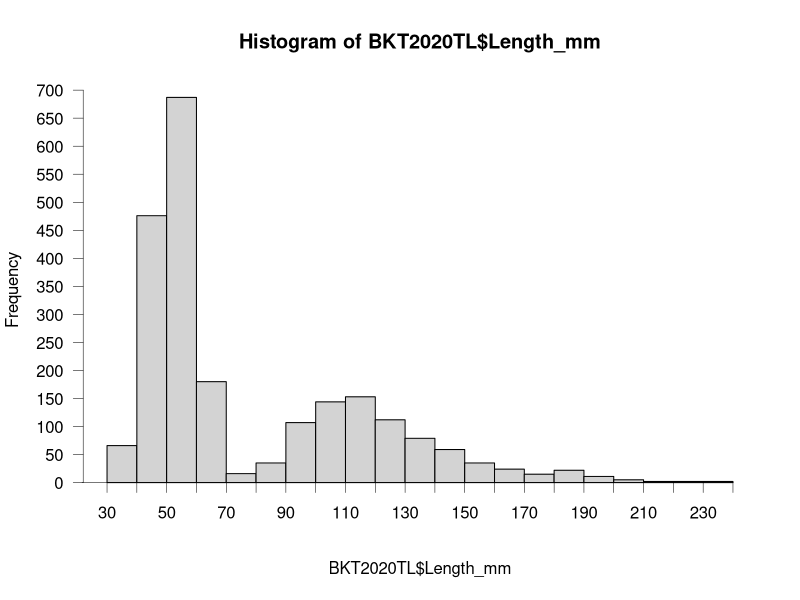

Write R code to recreate this figure.
#Long-term (LT) Loyalsock (L) Surveys
#Creating Response variables
#Created by Sara Ashcraft 2/18/2024
#Modified by Sara Ashcraft 2/19/2024

#Load Library
library(tidyverse)

#Set working Directory
setwd("C:/GitHub/johnson_capstone/spring")


#Load data - all LTL only
#Sites with background data
SitesLoyalU<-read_csv("SitesLoyalU.csv")
SitesLoyalU
#Events with dates
EventsLoyal<-read_csv("EventsLoyal.csv",
                      col_types = cols(
                        SiteCode = col_character(),
                        EventCode = col_character(),
                        Date = col_date(format = "%m/%d/%Y")
                      ))
EventsLoyal
#Fish Survey to create site area
FishSurLoy<-read_csv("FishSurLoy.csv")
FishSurLoy
#Brook Trout records to create count/event,biomass/event length freq histo for 2020 data, Adult/YOY ratio
BKTRecLoy<-read_csv("BKTRecLoy.csv")
BKTRecLoy
#Then use both FishSurLoy AND BKTRecLoy to create CPUE_Count and CPUE_Biomass

################################################################################
#Create Area using FishSurLoy
FishSurLoyU<-FishSurLoy%>%
  mutate(
    Area = Length*AveWid)%>%
  select(!c(Length,AveWid))
FishSurLoyU # 306 x 3
#   201306.Sherman.UpperLoyalsock - does not have area calculation because there 
#   is no Length or AveWid - Eventually need to QC

################################################################################
#Create Count/Event and Biomass/Event using BKTRecLoy
BKTEvtSum<-BKTRecLoy%>%
  group_by(EventCode)%>%
  summarise(
    Count = n(),
    Biomass = sum(Wt_g)
  )
BKTEvtSum # 302 x 3 - need to check are missing 4 surveys(probably surveys where 
# no BKT were captured in which case need to add 0s for Count and Biomass)
#All EventCode have a Count
#The following 8 EventCodes have a Count but no Biomass:               201806.DryHB.Hoagland,
#  201206.FlagMarsh.Pigeon,201306.Shingle.Bear,    201206.Shingle.Bear,201406.Mill.Loyalsock,
#  201306.Huckle.Loyalsock,201206.Huckle.Loyalsock,201206.Yellow.LittleLoyalsock
#     None of these Events are in 2019, 2020, or 2021
#Still missing 4 Events and I think it is these 4 that are missing:
#  201206.Sand.MillMokoma,201206.Ellis.UpperLoyalsock,201306.Sherman.UpperLoyalsock
#  201306.Ellis.LoyalsockUpper
#     None of these Events are in 2019, 2020, or 2021
################################################################################
#Find YOY-Adult threshold with Length Frequency Histogram using BKTRecLoy for 2020 data
BKT2020TL<-BKTRecLoy%>%
  filter(str_detect(EventCode,"2020"))
BKT2020TL# - need to QC
hist(BKT2020TL$Length_mm,freq=T,breaks=22.32,axes=F)
maj1<-c(20,30,40,50,60,70,80,90,100,110,120,130,140,150,160,170,180,190,200,
        210,220,230,240)# Lengths
axis(1,at=maj1,lty=1,lwd=0.5, pos=0,labels=T)
maj2<-c(0,50,100,150,200,250,300,350,400,450,500,550,600,650,700)#Freq
axis(2,at=maj2,lty=1,lwd=0.5,las=2,pos=22)#tck=1
#Threshold 75
################################################################################
#Create Adult/YOY Ratio using BKTRecLoy 
#YOY < 75 (Length_mm)
#Adult >= 75 (Length_mm)
Ad_YOY<-BKTRecLoy %>%
  group_by(EventCode)%>%
  summarise(
    Adult = sum(Length_mm > 75,.drop=F),
    YOY = sum(Length_mm <=75,.drop=F),
    TotalCount = n()
  )
Ad_YOY
#RatioA_Y<-Ad_YOY %>%
#mutate(RatioA_Y = Adult/YOY) 
#RatioA_Y# what to do about events with YOY = 0
#Changing strategy to percent Adults - percent YOY
RatioAY<-Ad_YOY %>%
  mutate(
    PerA = Adult/TotalCount,
    PerY = YOY/TotalCount,
    RatAY = PerA-PerY
  )
RatioAY
# So, RatAY ranges from 1.00 (when all BKT are Adults) and -1.00 (when all BKT 
#   are YOY) and 0.00 indicates when BKT Adults=YOY.

################################################################################
#Create CPUE_Count and CPUE_Biomass using FishSurLoy AND BKTRecLoy
CPUE<-left_join(FishSurLoyU,BKTEvtSum,by="EventCode")
CPUE
CPUEVar<-CPUE %>%
  group_by(SiteCode,EventCode)%>%
  summarise(
    CPUE_Count = Count/Area *100,
    CPUE_Biomass = Biomass/Area *100
  )
CPUEVar #306 x 4
################################################################################
#Combine response variables to one tibble
BKTVar<-left_join(CPUEVar,RatioAY)%>%
  select(!c(Adult,YOY,TotalCount,PerA,PerY))
BKTVar# 306 x 5

write.csv(BKTVar,"BKTVar.csv")
